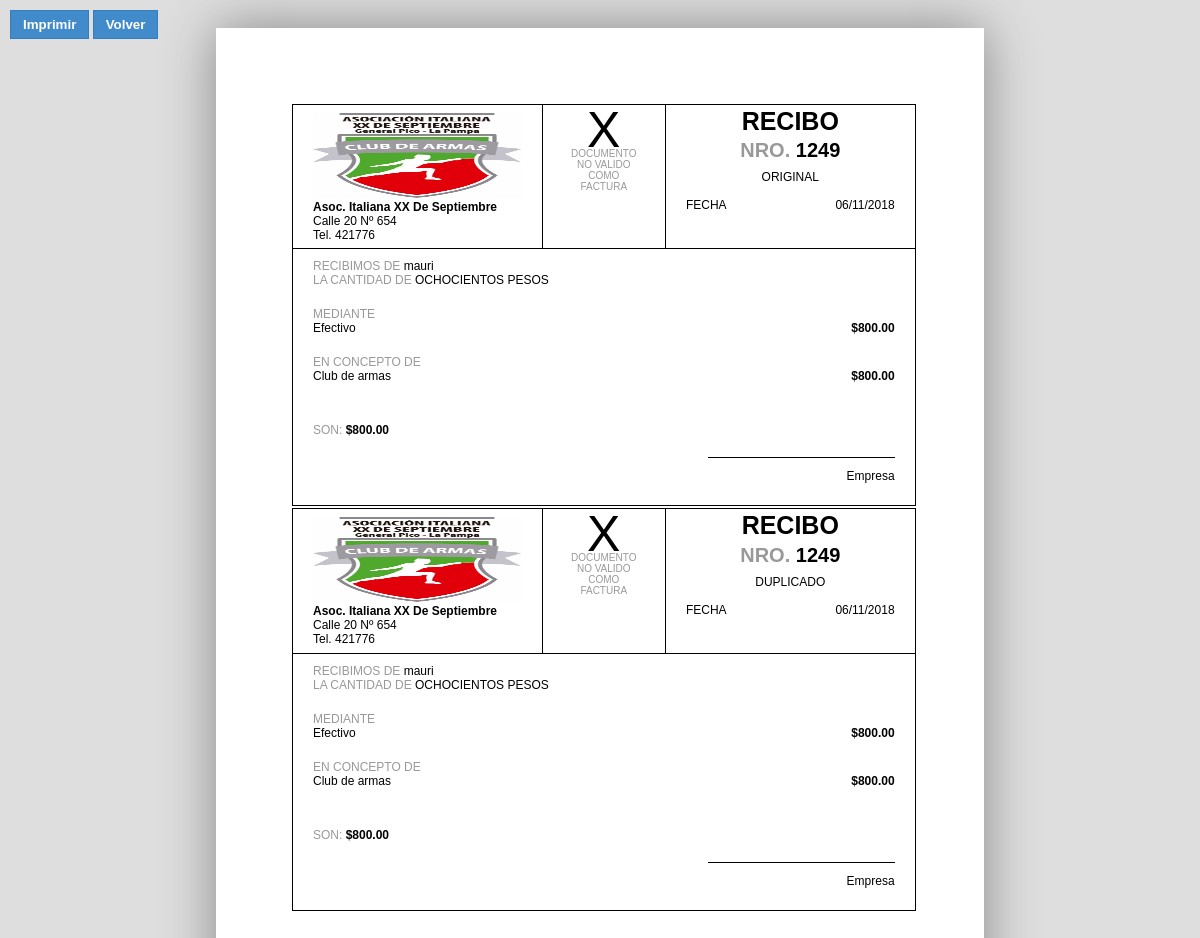
Screenshot of /movimientos/imprimir_recibo/33 with the database file from the repository.
### actividades/models.py (models this page shows)
class Actividad(models.Model):
    nombre = models.CharField(max_length=40, unique=True)
    descripcion = models.CharField(max_length=100)
    precio = models.DecimalField(max_digits=8, decimal_places=2)
    imagen = models.ImageField(upload_to=directorio_imagen, null=True)
    class Meta():
        verbose_name_plural = "Actividades"
    def __str__(self):
        return self.nombre

### movimientos/models.py (models this page shows, shortened)
class Recibo(models.Model):
    monto = models.DecimalField(max_digits=8, decimal_places=2)
    fecha = models.DateTimeField(auto_now_add=True)
    num_recibo = models.IntegerField(unique=True)
    forma_pago = models.ForeignKey(FormaPago)
    actividad = models.ManyToManyField(Actividad)
    cliente = models.ForeignKey(Cliente)

class FormaPago(models.Model):
    tipo = models.CharField(max_length=40, unique=True)
    def __str__(self):
        return self.tipo

### clientes/models.py (models this page shows)
class Cliente(models.Model):
    nombre = models.CharField(max_length=40, unique=True)
    email = models.CharField(max_length=50, null=True, blank=True)
    tutor = models.ForeignKey("Cliente", null=True, blank=True)
    actividades = models.ManyToManyField(Actividad, blank=True)
    def __str__(self):
        return self.nombre

### movimientos/views.py (the view)
# urls.py: url(r'^imprimir_recibo/(?P<pk>[0-9]+)', imprimir_recibo),
def imprimir_recibo(request, pk):
    recibo = Recibo.objects.get(pk=pk)
    context = {
        "recibo": recibo,
    }
    return render(request, "movimientos/imprimir_recibo.html", context)

### templates/movimientos/imprimir_recibo.html (shortened to what this page needs)
{% load static %}
<html lang="es">
<head>
    <link rel="stylesheet" href="{% static 'css/recibo.css' %}">
</head>
<body onLoad="numerosLetras()">
    <div id="botonera">
        <button onClick="javascript:window.print();">Imprimir</button>
        <button onClick="redirecciona_inicio();">Volver</button>
    </div>
    <div id="page1">
        <div class="bordeRecibo">
            <header>
                <div class="column left">
                    <div class="container">
                        <div class="row text-left">
                            {% if recibo.actividad.count == 1 %}
                                {% for actividad in recibo.actividad.all %}
                                <img src="{{ actividad.imagen.url }}" alt="logo" width="208" height="85">
                                {% endfor %}
                            {% else %}
                                <img src="{% static "img/logo_empresa.jpg" %}" alt="logo" width="208" height="85">
                            {% endif %}
                        </div>
                        <div class="row text-left negrita h3">Asoc. Italiana XX De Septiembre</div>
                        <div class="row text-left h3">Calle 20 Nº 654</div>
                        <div class="row text-left h3">Tel. 421776</div>
                    </div>
                </div>
                <div class="column center text-center"> <span id="tipoComprobante">X</span>
                    <br>
                    <span id="leyendaTipoComprobante" class="preimpreso">DOCUMENTO<br>NO VALIDO<br>COMO<br>FACTURA</span>
                </div>
                <div class="column right">
                    <div class="container">
                        <div id="lblComprobante" class="row text-center negrita h1">RECIBO</div>
                        <div id="lblNroCmp" class="row text-center negrita h2"><span class="preimpreso">Nro.</span> {{ recibo.num_recibo }}</div>
                        <div class="row text-center h3">ORIGINAL</div>
                        <div class="row text-center h3">&nbsp;</div>
                        <div class="row text-left h3">FECHA <span class="pull-right">{{ recibo.fecha|date:"d/m/Y" }}</span></div>
                    </div>
                </div>
            </header>
            <section>
                <span class="preimpreso">Recibimos de</span> {{ recibo.cliente }}
                <br>
                <span class="preimpreso">la cantidad de </span><span id="importeEnLetras"></span>
            </section>
            <section id="sectionMedioPago">
                <span class="preimpreso">Mediante</span>
                <div class="row">
                    <span>{{ recibo.forma_pago }}</span>
                    <span class="pull-right negrita importeEnPesos">{{ recibo.monto }}</span>
                </div>
            </section>
            <section>
                <span class="preimpreso">En concepto de</span>
                {% for actividad in recibo.actividad.all %}
                    <div class="row">
                        <span>{{ actividad }}</span>
                        <span name="a" class="pull-right negrita importeEnPesos">{{ actividad.precio }}</span>
                    </div>
                {% endfor %}
            </section>
            <footer>
                <section id="son"> <span class="preimpreso">SON:</span>
                    <output id="totalRecibo" class="negrita importeEnPesos">{{ recibo.monto }}</output>
                </section>
                <section id="firma">
                    <div id="hr" class="pull-right">&nbsp;</div>
                    <p class="text-right">Empresa</p>
                </section>
            </footer>
        </div>
        <div class="bordeRecibo" style="margin-top: 2px">
            <header>
                <div class="column left">
                    <div class="container">
                        <div class="row text-left">
                            {% if recibo.actividad.count == 1 %}
                                {% for actividad in recibo.actividad.all %}
                                <img src="{{ actividad.imagen.url }}" alt="logo" width="208" height="85">
                                {% endfor %}
                            {% else %}
                                <img src="{% static "img/logo_empresa.jpg" %}" alt="logo" width="208" height="85">
                            {% endif %}
                        </div>
                        <div class="row text-left negrita h3">Asoc. Italiana XX De Septiembre</div>
                        <div class="row text-left h3">Calle 20 Nº 654</div>
                        <div class="row text-left h3">Tel. 421776</div>
                    </div>
                </div>
                <div class="column center text-center"> <span id="tipoComprobante">X</span>
                    <br>
                    <span id="leyendaTipoComprobante" class="preimpreso">DOCUMENTO<br>NO VALIDO<br>COMO<br>FACTURA</span>
                </div>
                <div class="column right">
                    <div class="container">
                        <div id="lblComprobante" class="row text-center negrita h1">RECIBO</div>
                        <div id="lblNroCmp" class="row text-center negrita h2"><span class="preimpreso">Nro.</span> {{ recibo.num_recibo }}</div>
                        <div class="row text-center h3">DUPLICADO</div>
                        <div class="row text-center h3">&nbsp;</div>
                        <div class="row text-left h3">FECHA <span class="pull-right">{{ recibo.fecha|date:"d/m/Y" }}</span></div>
                    </div>
                </div>
            </header>
            <section>
                <span class="preimpreso">Recibimos de</span> {{ recibo.cliente }}
                <br>
                <span class="preimpreso">la cantidad de </span><span id="importeEnLetrasD"></span>
            </section>
            <section id="sectionMedioPago">
                <span class="preimpreso">Mediante</span>
                <div class="row">
                    <span>{{ recibo.forma_pago }}</span>
                    <span class="pull-right negrita importeEnPesos">{{ recibo.monto }}</span>
                </div>
            </section>
            <section>
                <span class="preimpreso">En concepto de</span>
                {% for actividad in recibo.actividad.all %}
                    <div class="row">
                        <span>{{ actividad }}</span>
                        <span name="a" class="pull-right negrita importeEnPesos">{{ actividad.precio }}</span>
                    </div>
                {% endfor %}
            </section>
            <footer>
                <section id="son"> <span class="preimpreso">SON:</span>
                    <output id="totalRecibo" class="negrita importeEnPesos">{{ recibo.monto }}</output>
                </section>
                <section id="firma">
                    <div id="hr" class="pull-right">&nbsp;</div>
                    <p class="text-right">Empresa</p>
                </section>
            </footer>
        </div>
    </div>
</body>
</html>

### static/css/recibo.css (style rules this page uses)
body { background-color:#DEDEDE; padding-top:20px; padding-bottom:20px; font-family:"Arial"; font-size: 12px; }
#page1 { width:165mm; height:237.4mm; background-color:white; padding:20mm 20mm 20mm 20mm; margin-left:auto; margin-right:auto; box-shadow: 0 0 50px #888888; }
header { height:16%;border-bottom:1px solid #000000; }
header>div { float:left;padding-top:8px; }
header div.left, header div.right { width:40%; }
header div.center { width:calc(20% - 2px);border-left:1px solid #000000; border-right:1px solid #000000; }
section { padding-top:20px;padding-bottom:20px; }
section, pre { margin:0px; }
.bordeRecibo section { padding:10px 20px; }
footer { left:0;right:0;padding-top:20px; }
img { margin-bottom:2px;height:85px;max-width:208; }
.column { height: calc(100% - 8px); }
.row { left:0;right:0;position:relative; }
.text-center { text-align:center; }
.text-left { text-align:left; }
.text-right { text-align:right; }
.negrita { font-weight:bold; }
.preimpreso { color:#999999;text-transform:uppercase; }
.h1 { font-size:25px; }
.h2 { font-size:20px; }
.h3 { font-size:12px; }
.container { margin:0 20px 0 20px; }
.bordeRecibo { border:1px solid #000000;margin:0;padding:0;position:relative; }
.pull-right { position:absolute;right:0; }
#tipoComprobante { font-size:50px; }
#leyendaTipoComprobante { font-size:10px; }
#tipoComprobante, #lblComprobante { line-height:70%; }
#lblNroCmp { line-height:200%; }
#hr { width:30%;border-top:1px solid #000000;height:1px;position:absolute;right:20px; }
#firma { position:relative; }
.importeEnPesos:before { content:'$'; }
@media screen { body { background-color:#DEDEDE; } }
@media screen { #page1 { box-shadow: 0 0 50px #888888;padding:20mm 18mm 18mm 20mm; } }
button { color:#FFFFFF; background-color:#428BCA; border: 1px solid #357EBD; padding:6px 12px; margin-bottom:5px; text-align: center; cursor: pointer; font-weight:bold; }
#botonera { z-index:999; position:absolute; left:10px; top:10px; }

### rows the page displays
Actividad: imagen (picture), nombre "Club de armas", precio "800.00"
Recibo: num_recibo "1249", fecha "06/11/2018", cliente "mauri", forma_pago "Efectivo", monto "800.00"
